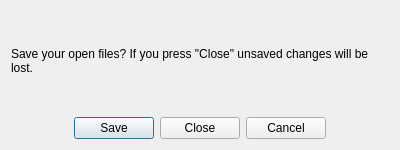
<?xml version="1.0" encoding="UTF-8"?>
<ui version="4.0">
 <class>QuitDialog</class>
 <widget class="QDialog" name="QuitDialog">
  <property name="windowModality">
   <enum>Qt::ApplicationModal</enum>
  </property>
  <property name="geometry">
   <rect>
    <x>0</x>
    <y>0</y>
    <width>400</width>
    <height>150</height>
   </rect>
  </property>
  <property name="sizePolicy">
   <sizepolicy hsizetype="Expanding" vsizetype="Expanding">
    <horstretch>0</horstretch>
    <verstretch>0</verstretch>
   </sizepolicy>
  </property>
  <property name="minimumSize">
   <size>
    <width>400</width>
    <height>150</height>
   </size>
  </property>
  <property name="maximumSize">
   <size>
    <width>400</width>
    <height>150</height>
   </size>
  </property>
  <property name="windowTitle">
   <string>Unsaved Changes</string>
  </property>
  <property name="modal">
   <bool>true</bool>
  </property>
  <layout class="QVBoxLayout" name="verticalLayout_2">
   <item>
    <layout class="QVBoxLayout" name="layout">
     <item>
      <widget class="QLabel" name="label">
       <property name="text">
        <string>Save your open files? If you press &quot;Close&quot; unsaved changes will be lost.</string>
       </property>
       <property name="wordWrap">
        <bool>true</bool>
       </property>
      </widget>
     </item>
     <item>
      <widget class="QDialogButtonBox" name="buttonBox">
       <property name="orientation">
        <enum>Qt::Horizontal</enum>
       </property>
       <property name="standardButtons">
        <set>QDialogButtonBox::Cancel|QDialogButtonBox::Close|QDialogButtonBox::Save</set>
       </property>
       <property name="centerButtons">
        <bool>true</bool>
       </property>
      </widget>
     </item>
    </layout>
   </item>
  </layout>
 </widget>
 <resources/>
 <connections>
  <connection>
   <sender>buttonBox</sender>
   <signal>accepted()</signal>
   <receiver>QuitDialog</receiver>
   <slot>accept()</slot>
   <hints>
    <hint type="sourcelabel">
     <x>248</x>
     <y>254</y>
    </hint>
    <hint type="destinationlabel">
     <x>157</x>
     <y>274</y>
    </hint>
   </hints>
  </connection>
  <connection>
   <sender>buttonBox</sender>
   <signal>rejected()</signal>
   <receiver>QuitDialog</receiver>
   <slot>reject()</slot>
   <hints>
    <hint type="sourcelabel">
     <x>316</x>
     <y>260</y>
    </hint>
    <hint type="destinationlabel">
     <x>286</x>
     <y>274</y>
    </hint>
   </hints>
  </connection>
 </connections>
</ui>
